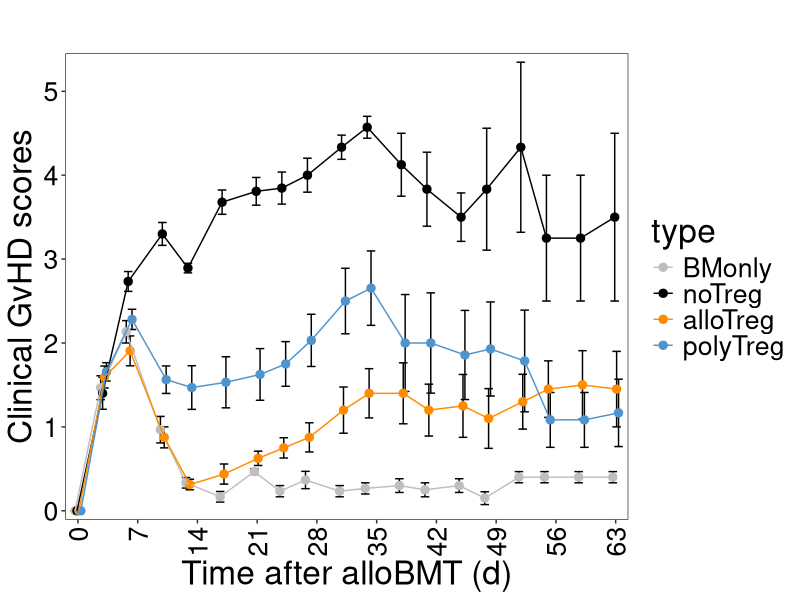
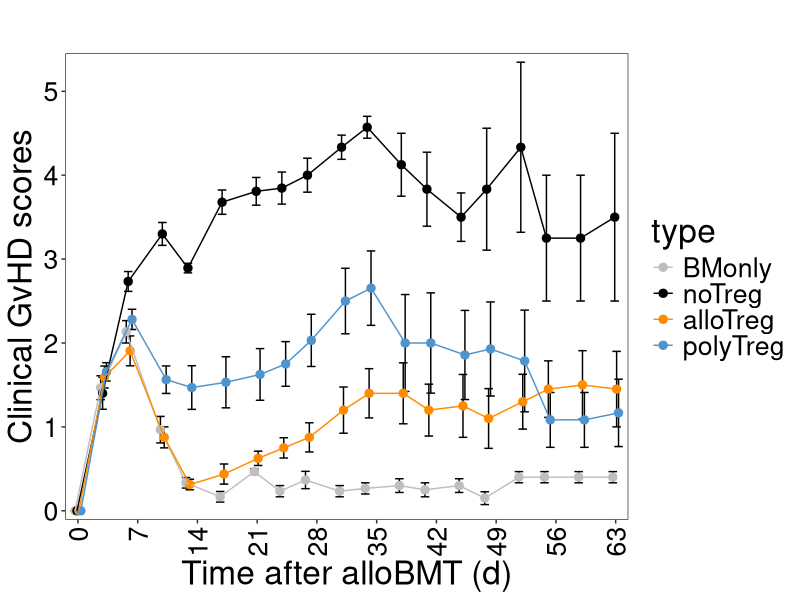

Recreate these plots in R, in order. (Note: this script raises an error after producing the figures.)
## ---- chunk 1
knitr::opts_chunk$set(echo = TRUE)
knitr::opts_knit$set(root.dir = normalizePath(".."))
knitr::write_bib(.packages(), "Figure2e_BMTGvHDscore.packages.bib")
## ---- chunk 2
library(ggplot2)
library(scales)
library(tidyr)
## ---- chunk 3
score.data <- read.delim("./data/Fig2_GvHDscore.txt", header=TRUE)
score.df <- score.data %>% gather(key = "animal", value = "scores", -1)
score.df$type <- c(rep("BMonly",285), rep("noTreg",285), rep("alloTreg",304), rep("polyTreg",304))
score.df$type <- factor(score.df$type,levels = c("BMonly","noTreg","alloTreg","polyTreg"))
score.df
## ---- chunk 4
p <- ggplot(score.df, aes(x=time, y=scores, group=type, color=type)) 
p <- p + stat_summary(fun.data=mean_se, geom="errorbar", color="black", size=0.5, width = 4, position=position_dodge(.9))
p <- p + stat_summary(fun = mean, geom = "point", size=2.5, position=position_dodge(.9))
p <- p + stat_summary(fun = mean, geom = "line", size=.5, position=position_dodge(.9))
p <- p + theme_bw() + theme(panel.grid.major = element_blank(), panel.grid.minor = element_blank(), axis.text.x = element_text(angle = 90, vjust = 0.5, hjust=1, color="black"), axis.text.y = element_text(color="black"), text = element_text(size = 24))
p <- p + scale_color_manual(values = c("gray","black","darkorange","steelblue3")) + scale_x_continuous(breaks = c(0,7,14,21,28,35,42,49,56,63), expand = c(0.01,0)) + scale_y_continuous(expand = c(0.02,0))
p <- p + labs(title="",x="Time after alloBMT (d)", y = "Clinical GvHD scores")
p
## ---- chunk 5
pdf("./figures/Figure2e_BMTGvHDscore.pdf", height=4.5, width=7.5)
p
dev.off()
## ---- chunk 6
myTukey <- score.data$time
myAnova <- score.data$time
for (i in score.data$time) {
test.data <- score.df[ which(score.df$time==i),]  
test.res.aov <- aov(scores~type, data=test.data)
myAnova[i] <- summary(test.res.aov)
myTukey[i] <- TukeyHSD(test.res.aov)
}
## ---- chunk 7
for (i in score.data$time) {
print(c(i, myAnova[i]), row.names = FALSE)
}
## ---- chunk 8
for (i in score.data$time) {
print(c(i, myTukey[i]))
}
## ---- chunk 9
sessionInfo(package = NULL)
writeLines(capture.output(sessionInfo(package = NULL)), "./Rscripts/Figure2e_BMTGvHDscore_SessionInfo.txt")
